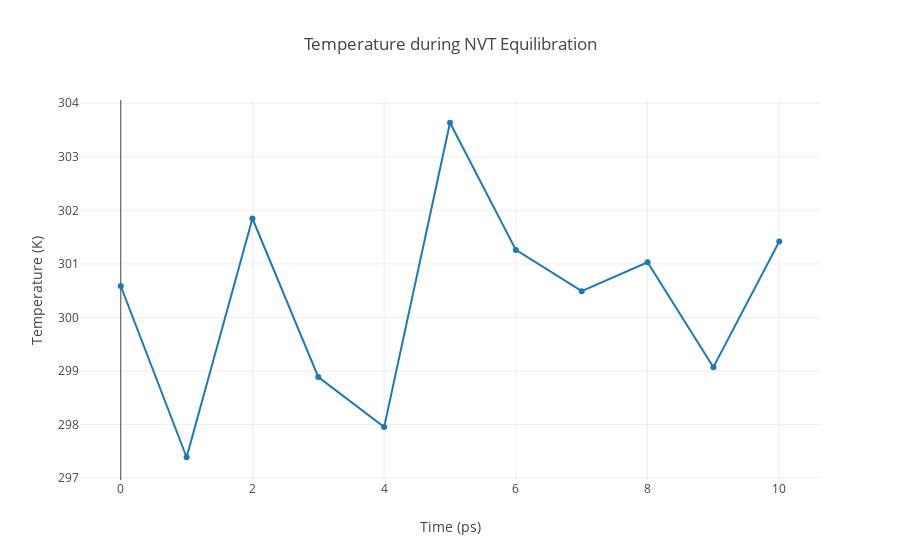

The notebook cell this image was saved under:
### Code cell
import plotly
import plotly.graph_objs as go

# Read temperature data from file 
with open(output_nvt_temp_xvg,'r') as temperature_file:
    x,y = map(
        list,
        zip(*[
            (float(line.split()[0]),float(line.split()[1]))
            for line in temperature_file 
            if not line.startswith(("#","@")) 
        ])
    )

plotly.offline.init_notebook_mode(connected=True)

plotly.offline.iplot({
    "data": [go.Scatter(x=x, y=y)],
    "layout": go.Layout(title="Temperature during NVT Equilibration",
                        xaxis=dict(title = "Time (ps)"),
                        yaxis=dict(title = "Temperature (K)")
                       )
})

### Figure 1 — Plotly figure (JSON) as saved in the notebook; plotly's stock layout.template omitted (floating-point values rounded to 4 significant figures)
{"data": [{"type": "scatter", "uid": "cc07b623-569c-4368-aed6-07661b186b66", "x": [0, 1, 2, 3, 4, 5, 6, 7, 8, 9, 10], "y": [300.6, 297.4, 301.8, 298.9, 298.0, 303.6, 301.3, 300.5, 301.0, 299.1, 301.4]}], "layout": {"title": {"text": "Temperature during NVT Equilibration"}, "xaxis": {"title": {"text": "Time (ps)"}}, "yaxis": {"title": {"text": "Temperature (K)"}}}}
